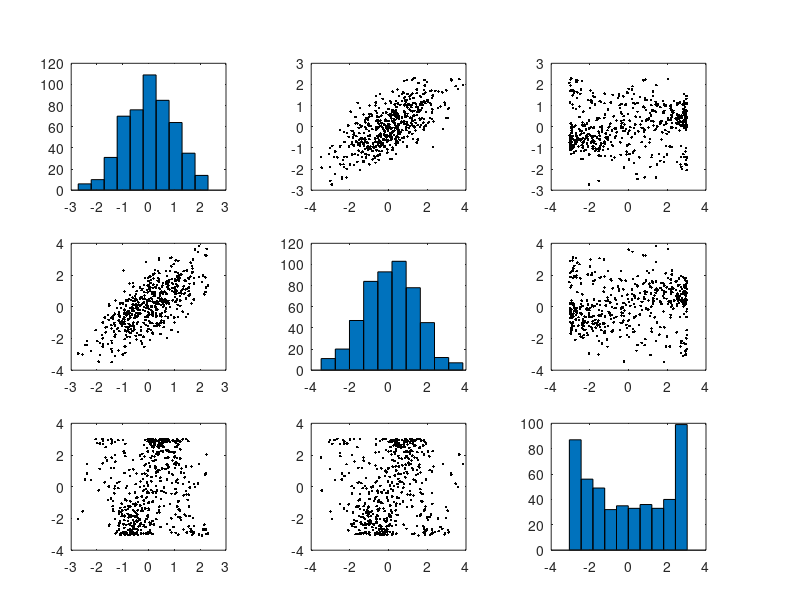
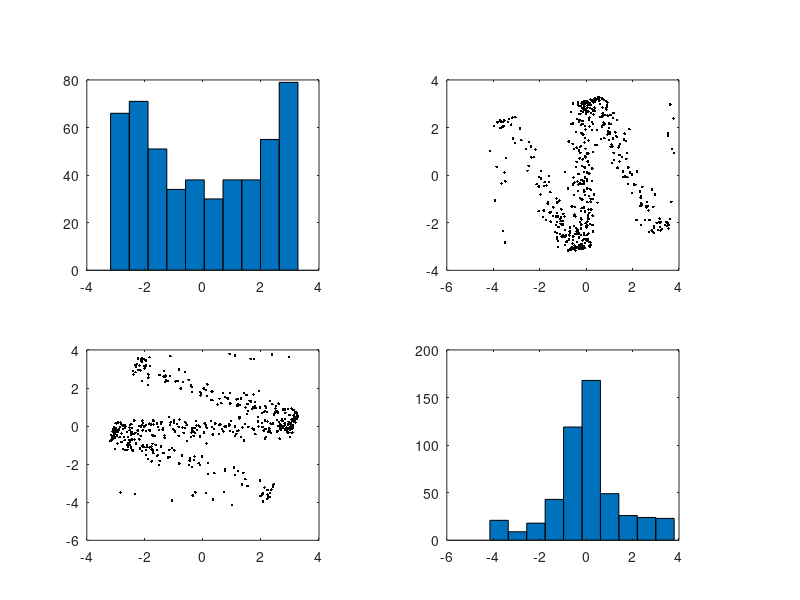
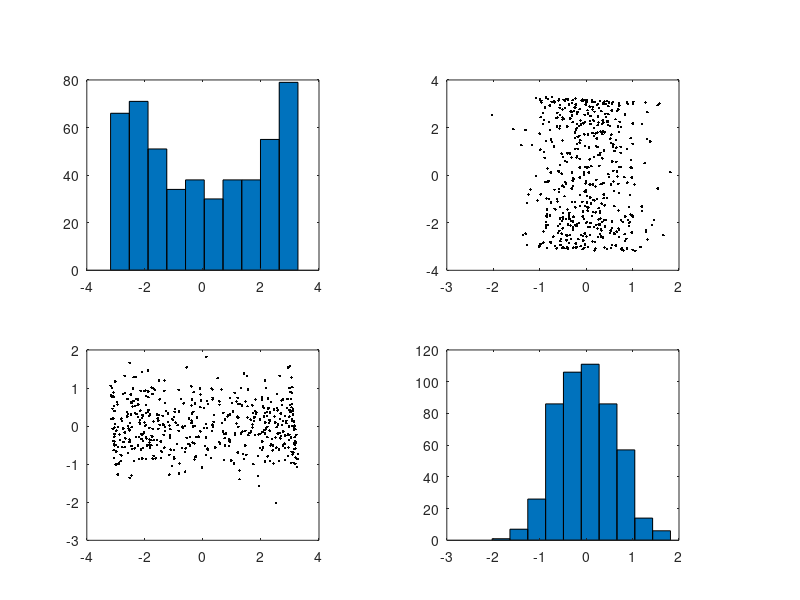
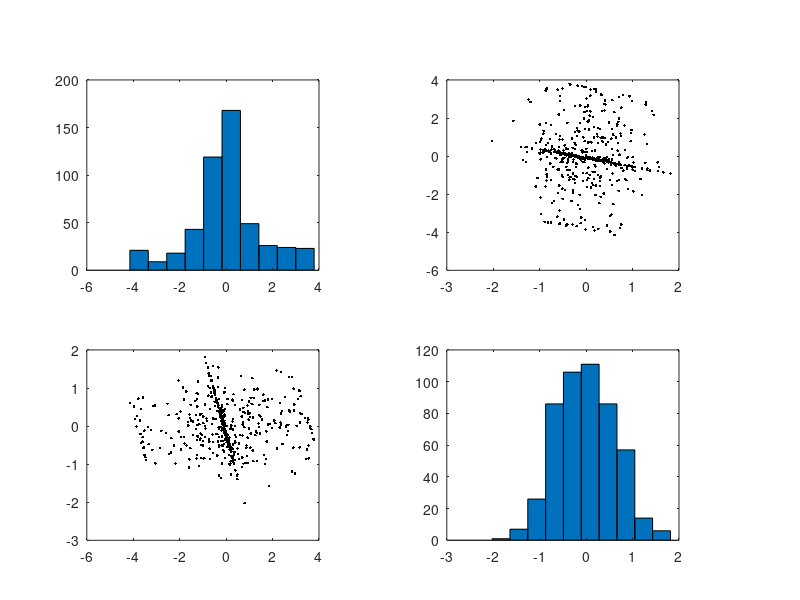

Recreate these plots in MATLAB, in order.
function ueb02a02()

    clear all;

    % a)

    data = dlmread('pca-data-3d.txt',',',1,0);

    data_centered = data-repmat(mean(data),[size(data,1),1]);

    plotmatrix(data,'.k');

    % b)

    [coeffs,score] = pca(data_centered);

    data_temp1 = [score(:,1),score(:,2)];
    data_temp2 = [score(:,1),score(:,3)];
    data_temp3 = [score(:,2),score(:,3)];

    figure;
    plotmatrix(data_temp1,'.k');
    xlabel('1st Principal Component');
    ylabel('2nd Principal Component');

    figure;
    plotmatrix(data_temp2,'.k');
    xlabel('1st Principal Component');
    ylabel('3rd Principal Component');

    figure;
    plotmatrix(data_temp3,'.k');
    xlabel('2nd Principal Component');
    ylabel('3rd Principal Component');

    % c) i)

    data_dummy = zeros(size(data_centered,1),1);

    figure;
    plot(score(:,1),data_dummy,'xk');
    xlabel('1st Principal Component');

    % c) ii)

    figure;
    plot(score(:,1),score(:,2),'xk');
    xlabel('1st Principal Component');
    ylabel('2nd Principal Component');

    % c) iii)

    figure;
    scatter3(score(:,1),score(:,2),score(:,3),'xk');
    xlabel('1st Principal Component');
    ylabel('2nd Principal Component');
    zlabel('3rd Principal Component');

end
